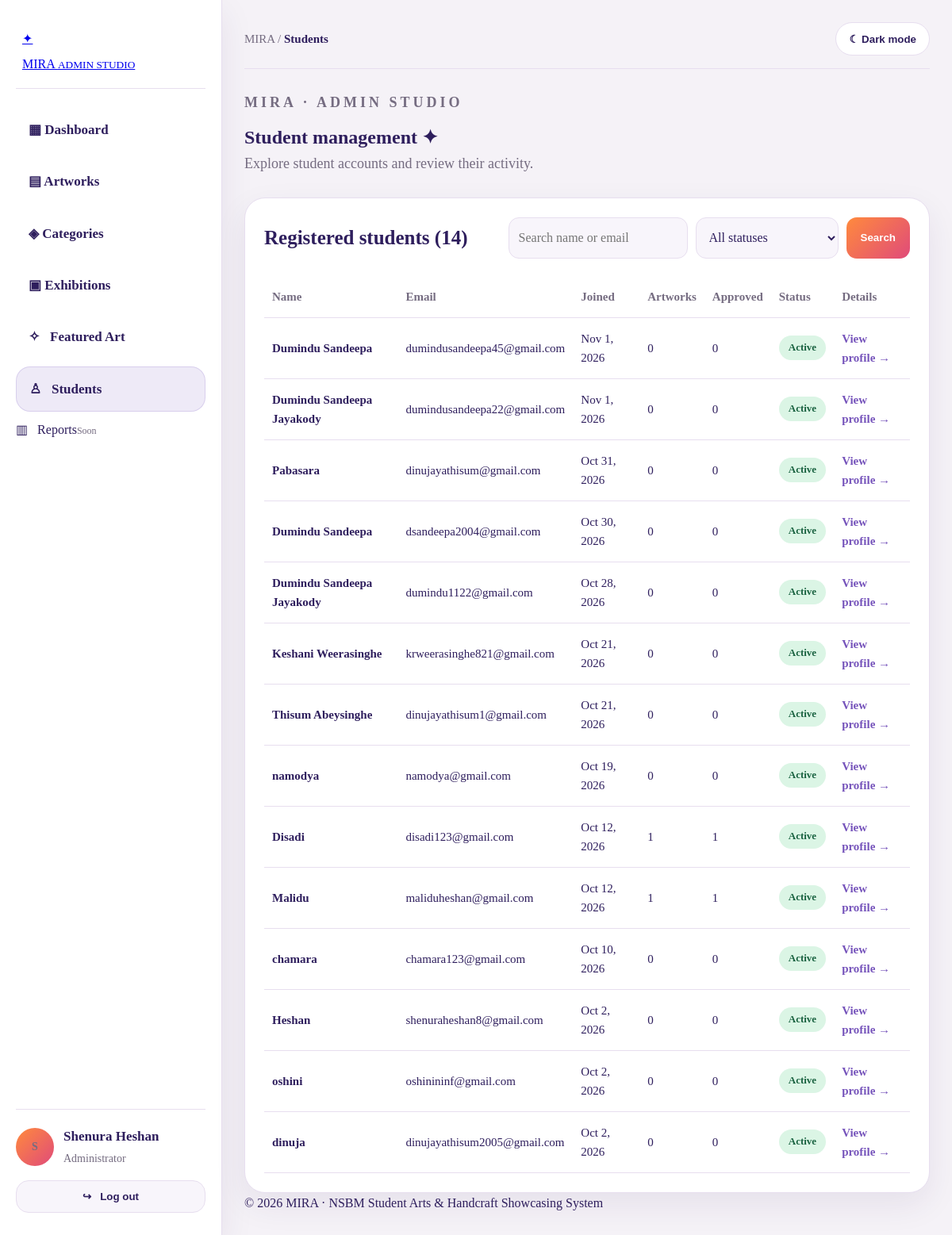
Page /students.php (signed in) on the committed database.
### tables this page shows
CREATE TABLE `users` (
  `USER_ID` int(11) NOT NULL,
  `FULL_NAME` varchar(100) NOT NULL,
  `EMAIL` varchar(250) NOT NULL,
  `PASSWORD` varchar(200) NOT NULL,
  `ROLE` enum('STUDENT','ARTIST','ADMIN') DEFAULT 'STUDENT',
  `CREATED_AT` timestamp NOT NULL DEFAULT current_timestamp(),
  `ABOUT_ARTIST` text DEFAULT NULL,
  `PROFILE_PHOTO` varchar(255) DEFAULT NULL,
  `COVER_PHOTO` varchar(255) DEFAULT NULL,
  `account_status` varchar(20) NOT NULL DEFAULT 'active',
  `profile_image` varchar(255) DEFAULT NULL
);

### admin/auth.php (called while the page is built, shortened)
<?php
require __DIR__ . '/../db.php';
$uid = (int)$_SESSION['user_id'];
$stmt = $conn->prepare('SELECT FULL_NAME, ROLE, account_status FROM users WHERE USER_ID = ? LIMIT 1');
$stmt->bind_param('i', $uid); $stmt->execute(); $record = $stmt->get_result()->fetch_assoc(); $stmt->close();
$adminName = $record['FULL_NAME'];
function h($value) { return htmlspecialchars((string)$value, ENT_QUOTES | ENT_SUBSTITUTE, 'UTF-8'); }

### students.php (the view, shortened to what this page needs)
<?php
require __DIR__ . '/auth.php';
$search = trim((string)($_GET['q'] ?? ''));
$status = (string)($_GET['status'] ?? 'all');
$like='%'.$search.'%';
$query = "SELECT u.USER_ID, u.FULL_NAME, u.EMAIL, u.CREATED_AT, u.account_status,
 (SELECT COUNT(*) FROM artworks a WHERE a.user_id=u.USER_ID) artwork_count,
 (SELECT COUNT(*) FROM artworks a WHERE a.user_id=u.USER_ID AND LOWER(a.status)='approved') approved_count
 FROM users u WHERE UPPER(u.ROLE)='STUDENT' AND (u.FULL_NAME LIKE ? OR u.EMAIL LIKE ?)";
$query.=' ORDER BY u.CREATED_AT DESC, u.USER_ID DESC';
$stmt=$conn->prepare($query);
if ($status==='all') $stmt->bind_param('ss',$like,$like); else $stmt->bind_param('sss',$like,$like,$status);
$stmt->execute();$students=$stmt->get_result()->fetch_all(MYSQLI_ASSOC);$stmt->close();
$activeAdminPage='students';
?><!DOCTYPE html><html lang="en"><head><meta charset="utf-8"><meta name="viewport" content="width=device-width, initial-scale=1"><title>Students | MIRA Admin</title>
<link rel="stylesheet" href="admin.css"><link rel="stylesheet" href="students.css"><script src="admin.js" defer></script></head>
<body class="admin-page"><div class="admin-layout"><?php require __DIR__.'/sidebar.php'; ?><main class="admin-main">
<header class="admin-topbar"><p class="admin-breadcrumb">MIRA / <strong>Students</strong></p><button id="themeToggle" class="admin-theme-toggle" type="button">☾ Dark mode</button></header>
<section class="admin-hero"><p class="admin-hero-label">MIRA · ADMIN STUDIO</p><h1>Student management ✦</h1><p>Explore student accounts and review their activity.</p></section>
<section class="admin-panel"><div class="student-head"><h2>Registered students (<?=count($students)?>)</h2><form method="get" class="student-filters"><input name="q" value="<?=h($search)?>" placeholder="Search name or email" aria-label="Search students"><select name="status" aria-label="Account status"><option value="all" <?=$status==='all'?'selected':''?>>All statuses</option><option value="active" <?=$status==='active'?'selected':''?>>Active</option><option value="suspended" <?=$status==='suspended'?'selected':''?>>Suspended</option></select><button type="submit">Search</button></form></div>
<div class="admin-table-scroll"><table class="admin-table"><thead><tr><th>Name</th><th>Email</th><th>Joined</th><th>Artworks</th><th>Approved</th><th>Status</th><th>Details</th></tr></thead><tbody>
<?php foreach($students as $s):?><tr><td><strong><?=h($s['FULL_NAME'])?></strong></td><td><?=h($s['EMAIL'])?></td><td><?=h(date('M j, Y',strtotime($s['CREATED_AT'])))?></td><td><?=(int)$s['artwork_count']?></td><td><?=(int)$s['approved_count']?></td><td><span class="student-pill <?=$s['account_status']==='active'?'is-active':'is-suspended'?>"><?=h(ucfirst($s['account_status']))?></span></td><td><a class="student-link" href="student-details.php?id=<?=(int)$s['USER_ID']?>">View profile →</a></td></tr><?php endforeach; ?>
<?php if (!$students):?><tr><td colspan="7">No students match your search.</td></tr><?php endif;?></tbody></table></div></section>
<footer class="admin-footer">© <?=date('Y')?> MIRA · NSBM Student Arts &amp; Handcraft Showcasing System</footer></main></div></body></html>

### sidebar.php
<?php
$activeAdminPage = $activeAdminPage ?? '';
$displayName = $adminName ?? ($_SESSION['full_name'] ?? 'Administrator');
$initialLetter = function_exists('mb_substr') ? mb_substr($displayName, 0, 1) : substr($displayName, 0, 1);
?>
<aside class="admin-sidebar">
  <a class="admin-brand" href="dashboard.php" aria-label="MIRA Admin Dashboard"><span class="brand-symbol">✦</span><span class="brand-copy">MIRA <small>ADMIN STUDIO</small></span></a>
  <nav class="admin-nav" aria-label="Admin sections">
    <?php foreach ([['dashboard','dashboard.php','▦ Dashboard'],['artworks','artworks.php','▤ Artworks'],['categories','categories.php','◈ Categories'],['events','events.php','▣ Exhibitions']] as $nav): ?>
      <a href="<?= htmlspecialchars($nav[1], ENT_QUOTES, 'UTF-8') ?>" <?= $activeAdminPage === $nav[0] ? 'class="active" aria-current="page"' : '' ?>><?= htmlspecialchars($nav[2], ENT_QUOTES, 'UTF-8') ?></a>
    <?php endforeach; ?>
    <a href="featured.php" <?= $activeAdminPage === "featured" ? 'class="active" aria-current="page"' : '' ?>>✧ &nbsp; Featured Art</a>
    <a href="students.php" <?= $activeAdminPage === "students" ? 'class="active" aria-current="page"' : '' ?>>♙ &nbsp; Students</a>
    <span class="admin-nav-disabled"><span>▥ &nbsp; Reports</span><small>Soon</small></span>
  </nav>
  <div class="admin-user-box"><div class="admin-user"><span class="admin-avatar" aria-hidden="true"><?= htmlspecialchars(strtoupper($initialLetter), ENT_QUOTES, 'UTF-8') ?></span><div><strong><?= htmlspecialchars($displayName, ENT_QUOTES, 'UTF-8') ?></strong><span>Administrator</span></div></div><form method="post" action="logout.php"><button class="logout-button" type="submit">↪ &nbsp; Log out</button></form></div>
</aside>

### admin/admin.css (style rules this page uses)
:root { --bg: #f5f2f7; --surface: #ffffff; --surface-soft: #f8f5fb; --text: #2e1e5d; --muted: #756c81; --border: #e7deef; --accent-1: #ff8a3d; --accent-2: #e04b7a; --accent-3: #7654bb; --shadow: 0 15px 40px rgba(46, 30, 93, 0.08); --glass: rgba(255, 255, 255, 0.55); }
* { margin: 0; padding: 0; box-sizing: border-box; }
body.admin-page { font-family: "Cormorant Garamond", serif; background: var(--bg); color: var(--text); min-height: 100vh; line-height: 1.6; }
.admin-layout { display: grid; grid-template-columns: 280px 1fr; min-height: 100vh; }
.admin-sidebar { background: var(--surface); border-right: 1px solid var(--border); padding: 28px 20px; display: flex; flex-direction: column; gap: 24px; box-shadow: var(--shadow); }
.admin-brand { display: flex; flex-direction: column; gap: 6px; padding: 8px 8px 18px; border-bottom: 1px solid var(--border); }
.admin-nav { display: flex; flex-direction: column; gap: 10px; }
.admin-nav a { display: flex; align-items: center; justify-content: space-between; gap: 14px; padding: 14px 16px; border-radius: 18px; text-decoration: none; color: var(--text); font-size: 17px; font-weight: 600; transition: 0.25s ease; }
.admin-nav a.active { background: rgba(118, 84, 187, 0.12); color: var(--text); border: 1px solid rgba(118, 84, 187, 0.18); }
.admin-nav small { color: var(--muted); font-size: 12px; }
.admin-user-box { margin-top: auto; border-top: 1px solid var(--border); padding-top: 20px; }
.admin-user { display: flex; align-items: center; gap: 12px; margin-bottom: 16px; }
.admin-avatar { width: 48px; height: 48px; border-radius: 50%; display: grid; place-items: center; color: white; font-size: 18px; font-weight: 700; background: linear-gradient(135deg, var(--accent-1), var(--accent-2)); }
.admin-user strong { display: block; color: var(--text); font-size: 17px; }
.admin-user span { color: var(--muted); font-size: 14px; }
.logout-button { display: inline-flex; align-items: center; justify-content: center; width: 100%; padding: 12px 16px; border-radius: 16px; text-decoration: none; color: var(--text); background: var(--surface-soft); border: 1px solid var(--border); font-weight: 600; transition: 0.25s ease; }
.admin-main { padding: 28px; }
.admin-topbar { display: flex; justify-content: space-between; align-items: center; gap: 18px; margin-bottom: 28px; padding-bottom: 16px; border-bottom: 1px solid var(--border); }
.admin-breadcrumb { color: var(--muted); font-size: 15px; }
.admin-breadcrumb strong { color: var(--text); }
.admin-theme-toggle { height: 42px; padding: 0 16px; border-radius: 22px; border: 1px solid var(--border); background: var(--surface); color: var(--text); cursor: pointer; font-weight: 600; }
.admin-hero { margin-bottom: 28px; }
.admin-hero-label { margin-bottom: 10px; color: var(--accent-2); font-size: 12px; font-weight: 700; letter-spacing: 4px; text-transform: uppercase; }
.admin-hero p { color: var(--muted); font-size: 18px; }
.admin-panel { background: var(--surface); border: 1px solid var(--border); border-radius: 26px; padding: 24px; box-shadow: var(--shadow); }
.admin-table { width: 100%; border-collapse: collapse; }
.admin-table th, .admin-table td { text-align: left; padding: 14px 10px; border-bottom: 1px solid var(--border); font-size: 15px; }
.admin-table th { color: var(--muted); font-weight: 700; }
.admin-table td { color: var(--text); }

### students.css (style rules this page uses)
.student-head { display:flex;justify-content:space-between;align-items:center;gap:20px;flex-wrap:wrap;margin-bottom:22px }
.student-head h2,.student-detail-grid h2 { margin:0;font-size:25px }
.student-filters { display:flex;gap:10px;flex-wrap:wrap }
.student-filters input,.student-filters select,.student-status-form textarea { border:1px solid var(--border);background:var(--surface-soft);color:var(--text);border-radius:13px;padding:12px;font:inherit;min-width:180px }
.student-filters button,.student-status-form button { border:0;border-radius:13px;padding:12px 18px;background:linear-gradient(135deg,var(--accent-1),var(--accent-2));color:white;cursor:pointer;font-weight:700 }
.admin-table-scroll { overflow-x:auto }
.student-link { color:var(--accent-3);font-weight:700;text-decoration:none }
.student-pill { display:inline-block;padding:5px 12px;border-radius:99px;font-size:13px;font-weight:700 }
.student-pill.is-active { background:#dbf5e5;color:#196240 }

### rows in the picture
users: FULL_NAME "S", FULL_NAME "Shenura Heshan"
users: FULL_NAME "Dumindu Sandeepa", EMAIL "dumindusandeepa45@gmail.com", CREATED_AT "Nov 1, 2026", artwork_count "0", approved_count "0", account_status "Active"
users: FULL_NAME "Dumindu Sandeepa Jayakody", EMAIL "dumindusandeepa22@gmail.com", CREATED_AT "Nov 1, 2026", artwork_count "0", approved_count "0", account_status "Active"
users: FULL_NAME "Pabasara", EMAIL "dinujayathisum@gmail.com", CREATED_AT "Oct 31, 2026", artwork_count "0", approved_count "0", account_status "Active"
users: FULL_NAME "Dumindu Sandeepa", EMAIL "dsandeepa2004@gmail.com", CREATED_AT "Oct 30, 2026", artwork_count "0", approved_count "0", account_status "Active"
users: FULL_NAME "Dumindu Sandeepa Jayakody", EMAIL "dumindu1122@gmail.com", CREATED_AT "Oct 28, 2026", artwork_count "0", approved_count "0", account_status "Active"
users: FULL_NAME "Keshani Weerasinghe", EMAIL "krweerasinghe821@gmail.com", CREATED_AT "Oct 21, 2026", artwork_count "0", approved_count "0", account_status "Active"
users: FULL_NAME "Thisum Abeysinghe", EMAIL "dinujayathisum1@gmail.com", CREATED_AT "Oct 21, 2026", artwork_count "0", approved_count "0", account_status "Active"
users: FULL_NAME "namodya", EMAIL "namodya@gmail.com", CREATED_AT "Oct 19, 2026", artwork_count "0", approved_count "0", account_status "Active"
users: FULL_NAME "Disadi", EMAIL "disadi123@gmail.com", CREATED_AT "Oct 12, 2026", artwork_count "1", approved_count "1", account_status "Active"
users: FULL_NAME "Malidu", EMAIL "maliduheshan@gmail.com", CREATED_AT "Oct 12, 2026", artwork_count "1", approved_count "1", account_status "Active"
users: FULL_NAME "chamara", EMAIL "chamara123@gmail.com", CREATED_AT "Oct 10, 2026", artwork_count "0", approved_count "0", account_status "Active"
users: FULL_NAME "Heshan", EMAIL "shenuraheshan8@gmail.com", CREATED_AT "Oct 2, 2026", artwork_count "0", approved_count "0", account_status "Active"
users: FULL_NAME "oshini", EMAIL "oshinininf@gmail.com", CREATED_AT "Oct 2, 2026", artwork_count "0", approved_count "0", account_status "Active"
users: FULL_NAME "dinuja", EMAIL "dinujayathisum2005@gmail.com", CREATED_AT "Oct 2, 2026", artwork_count "0", approved_count "0", account_status "Active"

### other values in the picture
$nav[2] "▦ Dashboard"
$nav[2] "▤ Artworks"
$nav[2] "◈ Categories"
$nav[2] "▣ Exhibitions"
count($students) "14"
